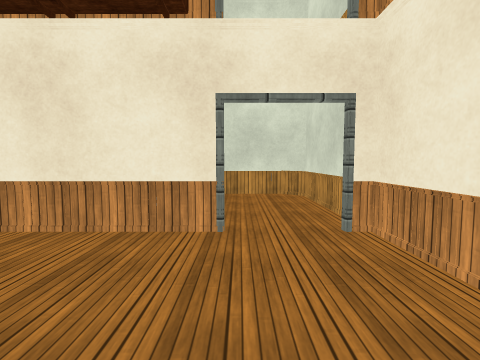
[1] (above)

12 first-person views from a walk through a 3-D level made in the Unity game engine. The camera is 1.3 m above the floor, tilts 4° down and sees 85° across. The floor is counted in squares, 1 m on a side. Each view is taken from the middle of a square. On the plan, view 1 faces up. The plan holds only what a view shows up to about 13 squares ahead; the rest is blank. Some animated figures are not drawn. Some surface patterns are stand-ins.

[2]
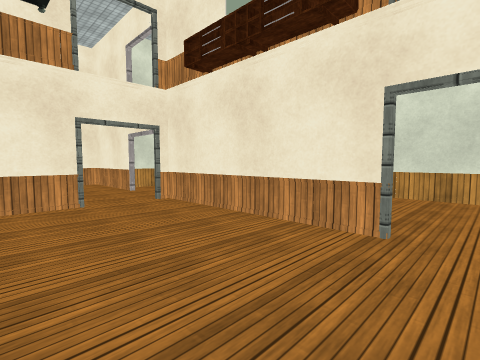

[3]
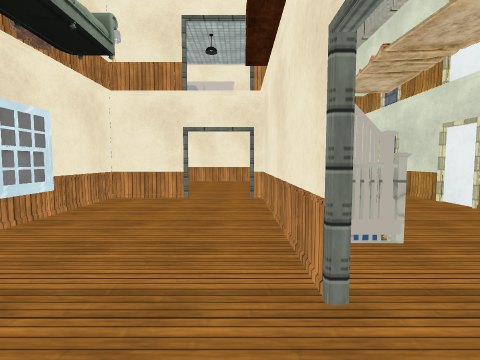

[4]
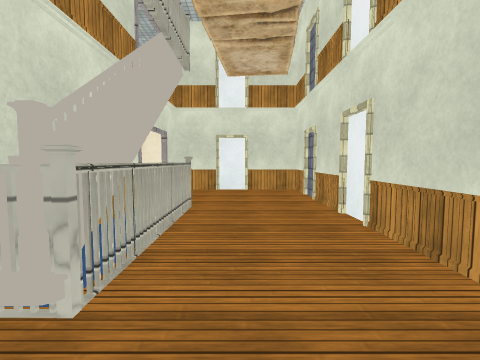

[5]
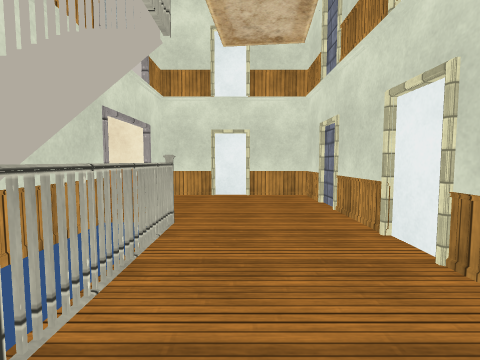

[6]
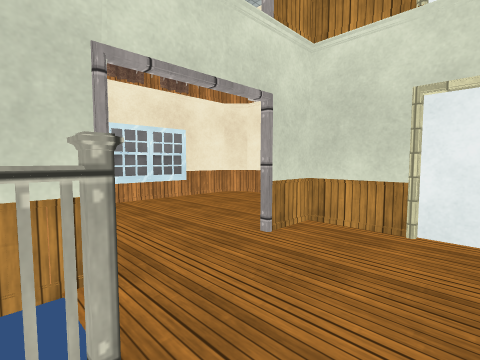

[7]
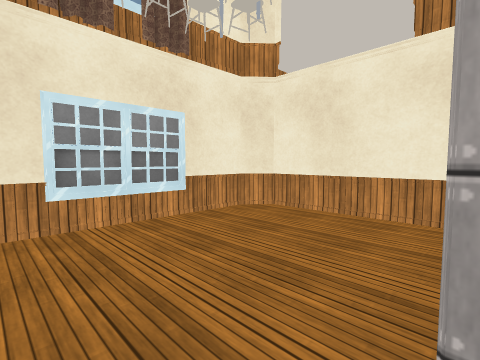

[8]
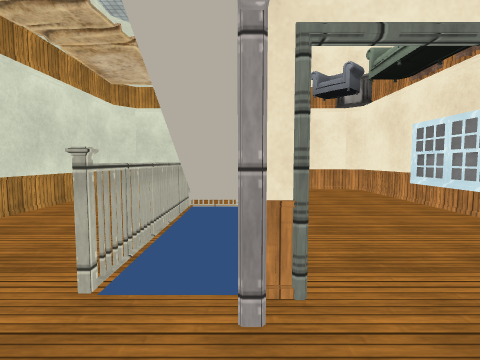

[9]
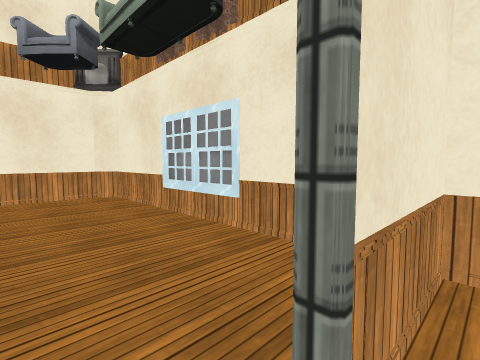

[10]
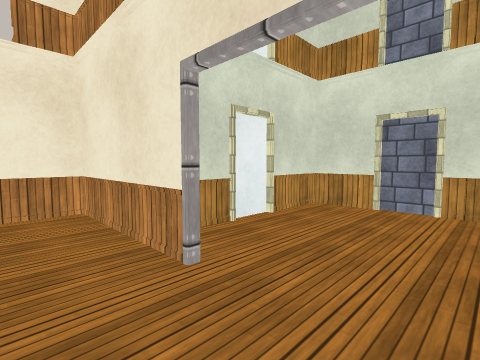

[11]
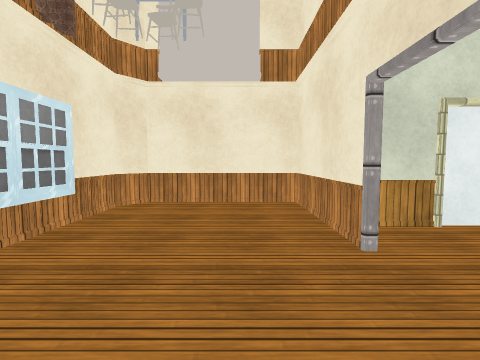

[12]
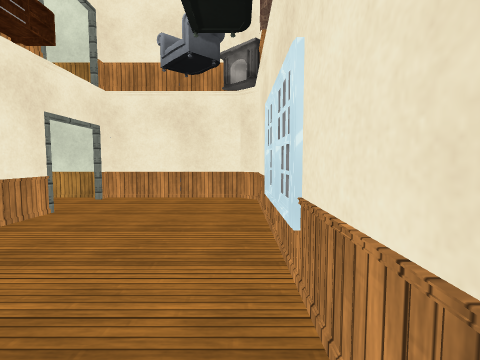

### Floor plan
Ten units are one square. View 1 is at (0, 0); x grows to the right and y downward. Boxes are objects, and circles mark ways between rooms. Rooms are numbered by the first view taken in them; rooms with no view inside come last. Other rooms are left out.
<svg viewBox="-159 -111 189 122">
<path fill="none" stroke="#000" d="M-2 -48 -74 -48M-74 -21 -74 6M-80 6 19 6 25 0 25 -48 19 -48M-46 -64 -23 -64 -23 -59M-76 -66 -23 -66M-21 -64 -21 -56M-80 -50 -53 -50M25 -52 25 -99 17 -106 -122 -106 -122 -50 -108 -50M-106 -48 -154 -48 -154 -1 -146 6 -91 6M-76 6 -76 -21"/>
<circle cx="5" cy="-50" r="3" fill="#2a7"/>
<circle cx="-80" cy="-35" r="3" fill="#2a7"/>
<circle cx="-95" cy="-50" r="3" fill="#2a7"/>
<text x="-30" y="-20">1</text>
<text x="-50" y="-80">2</text>
<text x="-110" y="-20">3</text>
</svg>
Room 1 opens to room 2. Room 1 opens to room 3. Room 2 opens to room 3.

Where each view was taken, in squares from view 1:
view 1: 0 up, 0 right, facing up
view 2: 0 up, 1 right, facing up-left
view 3: 4 up, 2 right, facing left
view 4: 8 up, 0 right, facing left
view 5: 8 up, 2 left, facing left
view 6: 8 up, 7 left, facing down-left
view 7: 5 up, 9 left, facing down-left
view 8: 5 up, 10 left, facing right
view 9: 3 up, 8 left, facing down-right
view 10: 3 up, 8 left, facing up-left
view 11: 3 up, 7 left, facing left
view 12: 0 up, 7 left, facing right
